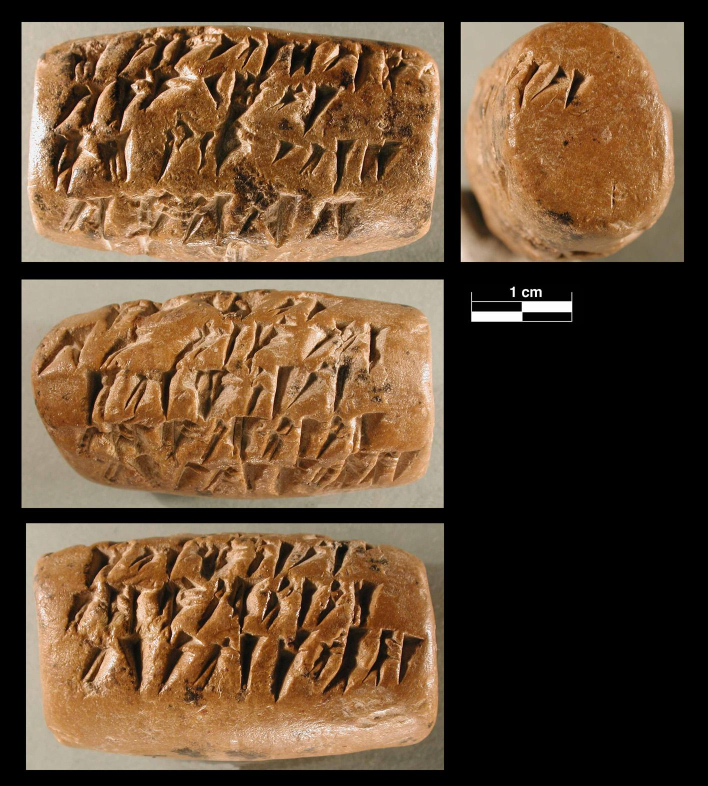
#> input picture main/modules/preprocessor/images/assets/images/ElamiteAchaemenideKingName/P382687--time--2019-02-11T00:00:00.jpg, 1416 x 1572 px (shown at 1/2 size)
$ python -i imutils.py   (imports and definitions only)   (older library calls are emulated)
#> lines starting #> are read from the running program, lines starting #| are printed output that depends on the picture; after the words box and inside, x2 and y2 are one past the last pixel; in counts of white or black regions, pixels touching at a corner belong together
#> further down, picture is the input picture: shape (1572, 1416, 3); mean B, G, R 51.4, 74.8, 99.5
# author: Kaan Eraslan
# Licence: see, LICENSE
# No warranties, use it on your own risk

import cv2
import numpy as np
import pdb


def getBlockSize(val: int, threshlist: [(int, int)]):
    "Get adjusted block size for adaptive binarization"
    threshlist.sort(key=lambda x: x[1])
    retval = None
    for arange in threshlist:
        if val >= arange[0] and val < arange[1]:
            retval = int(val * arange[0] / arange[1])
    return retval


def assertCond(var, cond: bool, printType=True):
    "Assert condition print message"
    if printType:
        assert cond, 'variable value: {0}\nits type: {1}'.format(var,
                                                                 type(var))
    else:
        assert cond, 'variable value: {0}'.format(var)


class ImageBinarizer:
    "Holds binarization operations on images"

    def __init__(self, image: np.uint8):
        assertCond(image, isinstance(image, np.ndarray))
        assertCond(image, image.dtype == 'uint8', printType=False)
        self.image = np.copy(image)
        if self.image.ndim > 2:
            self.image = cv2.cvtColor(self.image, cv2.COLOR_BGR2GRAY)
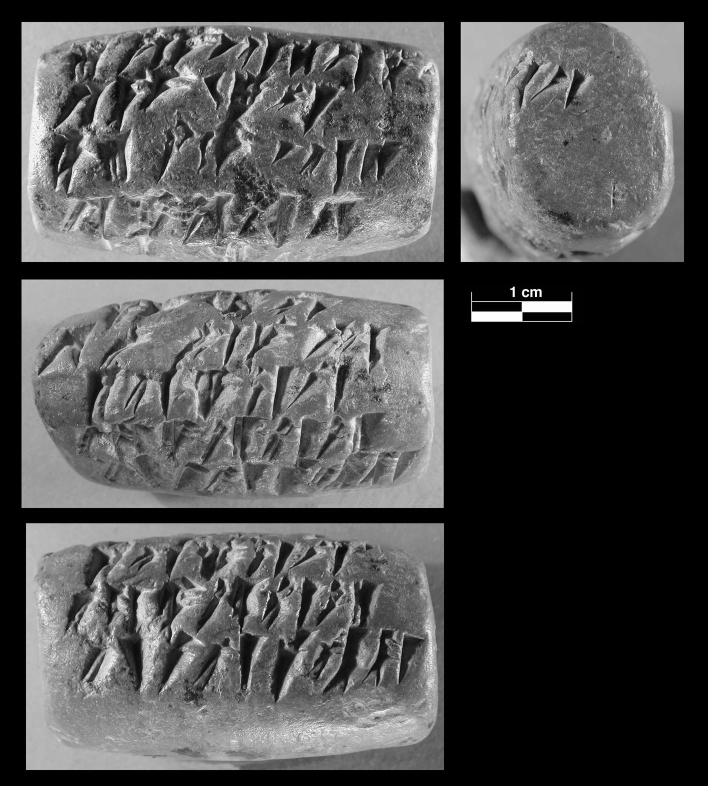
#> self.image: shape (1572, 1416) (shown at 1/2 size); min 0, max 255, mean 79.5

        # used by kmeans binarizer
        self.cluster_nb = 2
        self.iteration_nb = 10
        self.stop_criteria = (cv2.TERM_CRITERIA_EPS + cv2.TERM_CRITERIA_MAX_ITER,
                              self.iteration_nb,  # number of max iterations
                              # allowed
                              1  # minimum measure of movement signaling the
                              # convergence
                              # if the movement is below this level we consider
                              # the algorithm
                              # as converged
                              )
        self.clip_limit = 2.0
        self.frame_size = (3, 3)

        # Gaussian Blur Options if needed
        self.kernel_size = (5, 5)
        self.stddev = 0

        # adaptive thresholding options
        rownb = self.image.shape[0]
#> rownb = 1572
        colnb = self.image.shape[1]
#> colnb = 1416
        if rownb < 5 or colnb < 5:
            raise ValueError(
                'Image shape not suitable for binarization methods of this'
                ' class row shape: {}, col shape: {}'.format(rownb,
                                                             colnb))
        threshlist = [(0, 10), (10, 100),
                      (10, 200), (20, 300),
                      (50, 500), (150, 1000), (250, 1000), (50, 1000),
                      (100, 10000), (200, 10000)]

        self.v_block_size = getBlockSize(rownb, threshlist)
#> self.v_block_size = 31
        self.h_block_size = getBlockSize(colnb, threshlist)
#> self.h_block_size = 28
        if self.v_block_size % 2 == 0:
            self.v_block_size = self.v_block_size + 1
        else:
            self.v_block_size = self.v_block_size
        if self.h_block_size % 2 == 0:
            self.h_block_size = self.h_block_size + 1
#> self.h_block_size = 29
        else:
            self.h_block_size = self.h_block_size

    # [29 lines left out: functions binarizeAdaptiveMean, binarizeAdaptiveGaussian, binarizeOtsu, not called in this run]

    def binarizeOtsuGaussian(self):
        "Apply gaussian filtering before applying otsu"
        imcp = np.copy(self.image)
        blured = cv2.GaussianBlur(imcp,
                                  self.kernel_size,
                                  self.stddev)
        ret2, binimg = cv2.threshold(blured,
                                     0, 255,
                                     cv2.THRESH_BINARY+cv2.THRESH_OTSU)
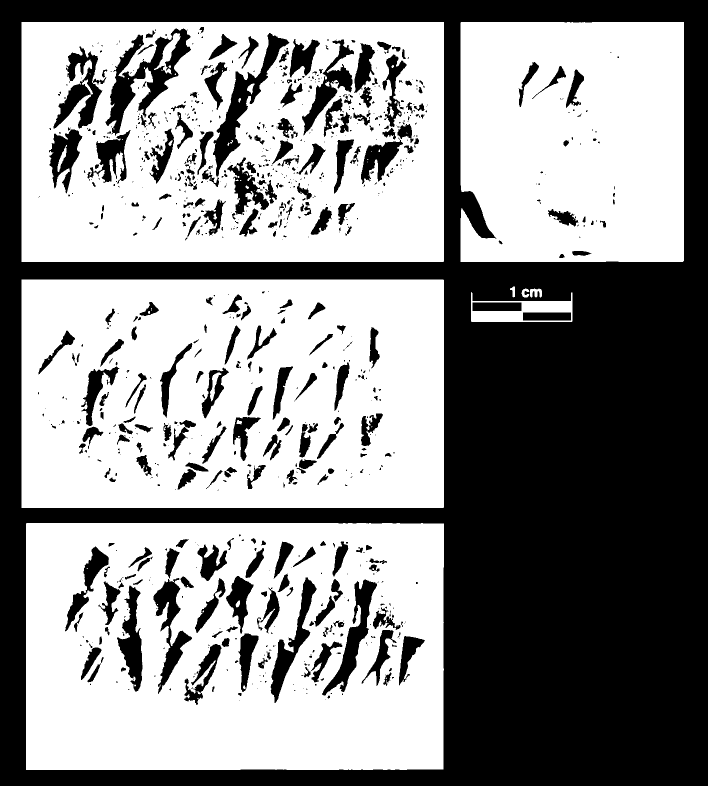
#> binimg: shape (1572, 1416) (shown at 1/2 size); 55.7% white; 901 black regions (557 under 20 px), largest, box (x1, y1, x2, y2) and area: (0, 0, 1416, 1572) 801265, (211, 57, 382, 271) 11369, (426, 66, 579, 353) 8869
#> ret2 = 72
        return binimg

    # [45 lines left out: function _k_bin, not called in this run]

    def binarize_k_means(self):
        return self._k_bin(self.image)

    # [49 lines left out: functions binarize_kbin_clahe, _kbin_clahe, binarize_kbin_hist, binarize_kbin_clahe_batches, not called in this run]


class EdgeDetector:
    "Regroups edge detection methods"

    # [21 lines left out: functions __init__, get_laplacian_edges, not called in this run]

    def getAbsImage(self, img: np.float):
        absim = np.absolute(img)
        return np.uint8(absim)

    # [23 lines left out: functions get_hsobel_edges, get_vsobel_edges, get_canny_edges, not called in this run]


class ImagePreprocessor:
    "Handler for image preprocessing"

    # [31 lines left out: functions __init__, transform_pixel_energy, not called in this run]

>>> import cv2
>>> picture = cv2.imread('assets/images/ElamiteAchaemenideKingName/P382687--time--2019-02-11T00:00:00.jpg')
>>> result = ImageBinarizer(picture).binarizeOtsuGaussian()

$ run again, on main/modules/preprocessor/images/assets/images/ElamiteAchaemenideKingName/P382689--time--2019-02-11T00:00:00.jpg
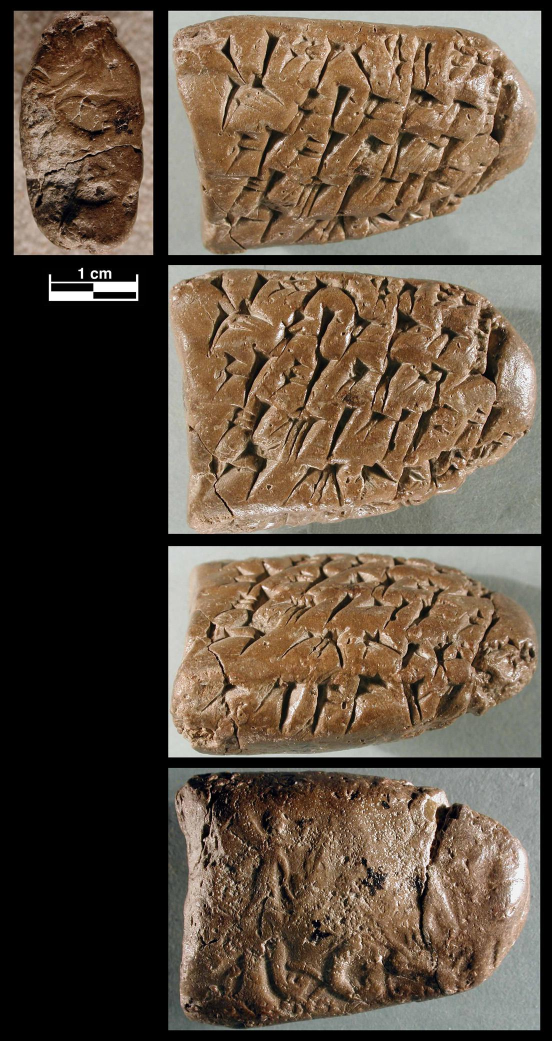
#> input picture main/modules/preprocessor/images/assets/images/ElamiteAchaemenideKingName/P382689--time--2019-02-11T00:00:00.jpg, 1104 x 2082 px (shown at 1/2 size)
#> picture is the input picture: shape (2082, 1104, 3); mean B, G, R 65.7, 80.7, 95.7
#> in __init__, `self.image = cv2.cvtColor(self.image, cv2.COLOR_BGR2GRAY)`:
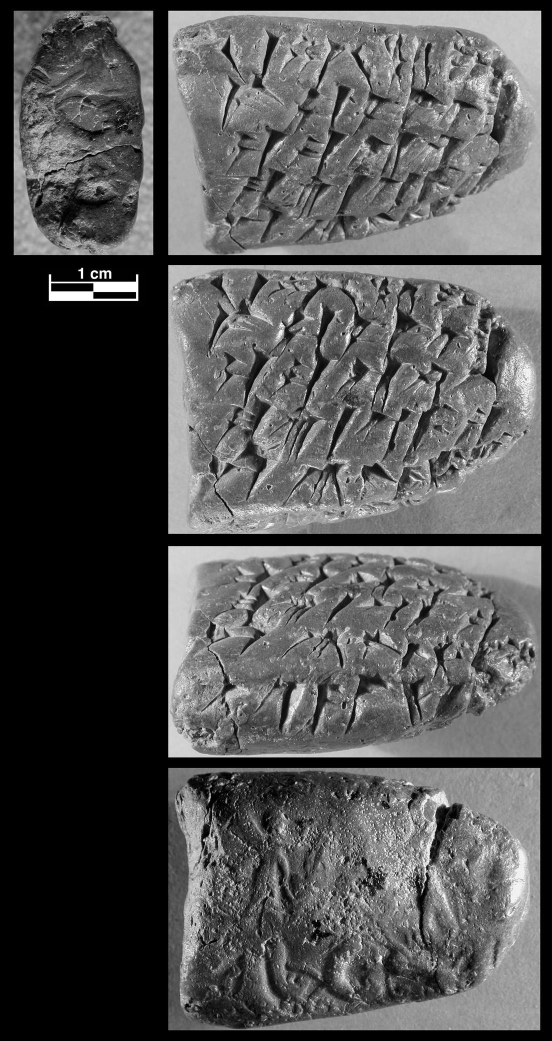
#> self.image: shape (2082, 1104) (shown at 1/2 size); min 0, max 255, mean 83.5
#> in binarizeOtsuGaussian, `ret2, binimg = cv2.threshold(blured, 0, 255, cv2.THRESH_BINARY+cv2.THR..`:
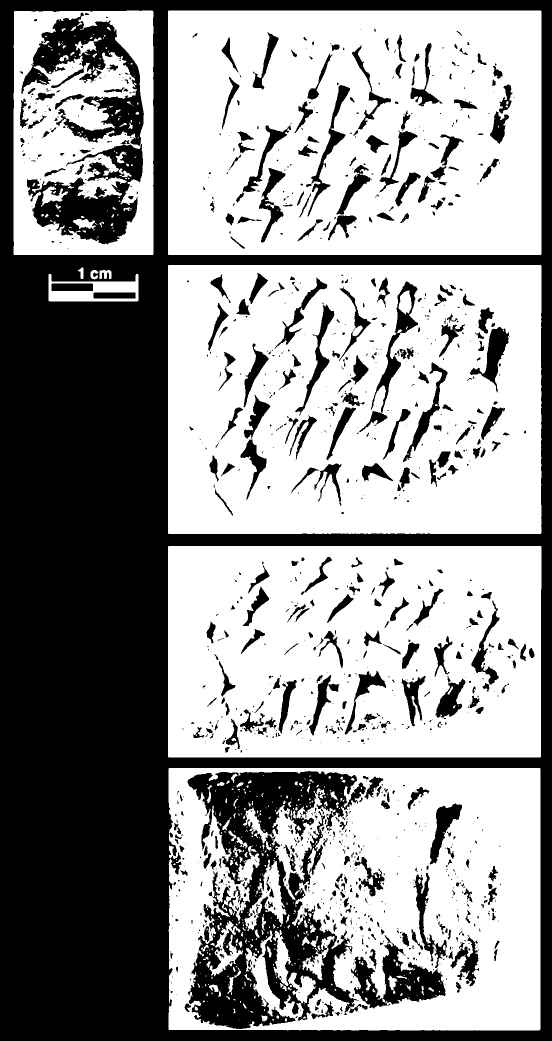
#> binimg: shape (2082, 1104) (shown at 1/2 size); 58.4% white; 1221 black regions (776 under 20 px), largest, box (x1, y1, x2, y2) and area: (0, 0, 1104, 2082) 683014, (375, 1542, 735, 2058) 82061, (43, 25, 288, 292) 22848
#> ret2 = 73

$ run again, on main/modules/preprocessor/images/assets/images/ElamiteAchaemenideKingName/P382693--time--2019-02-11T00:00:00.jpg
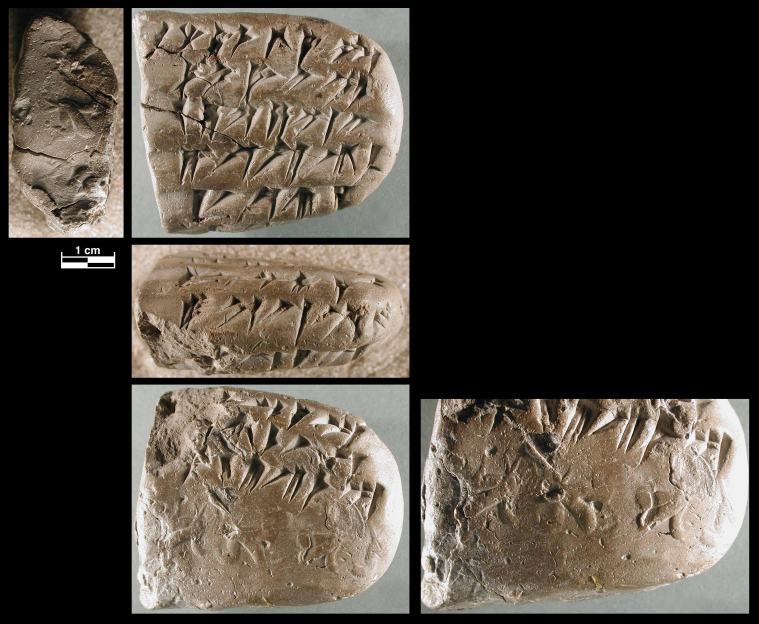
#> input picture main/modules/preprocessor/images/assets/images/ElamiteAchaemenideKingName/P382693--time--2019-02-11T00:00:00.jpg, 2276 x 1871 px (shown at 1/3 size)
#> picture is the input picture: shape (1871, 2276, 3); mean B, G, R 62.3, 71.4, 79.1
#> in __init__, `self.image = cv2.cvtColor(self.image, cv2.COLOR_BGR2GRAY)`:
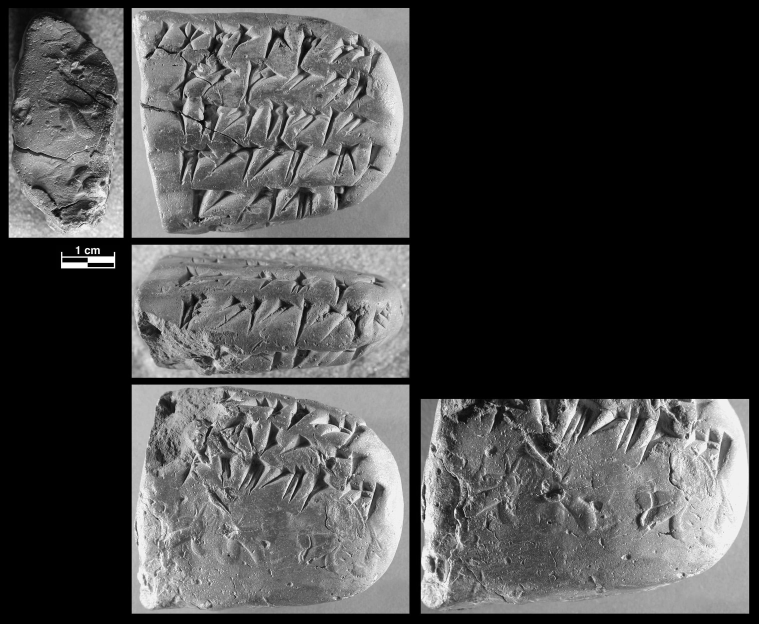
#> self.image: shape (1871, 2276) (shown at 1/3 size); min 0, max 255, mean 72.6
#> in binarizeOtsuGaussian, `ret2, binimg = cv2.threshold(blured, 0, 255, cv2.THRESH_BINARY+cv2.THR..`:
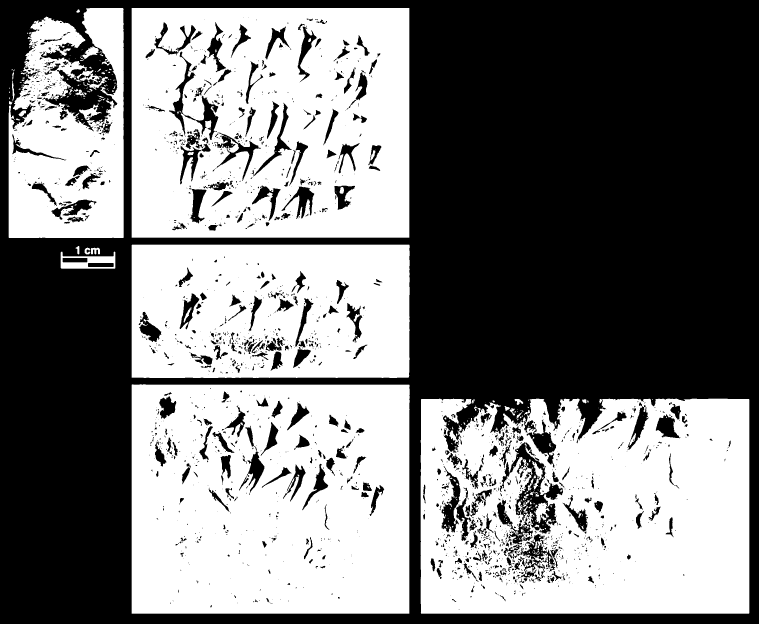
#> binimg: shape (1871, 2276) (shown at 1/3 size); 48.6% white; 436 white regions (327 under 20 px), largest, box (x1, y1, x2, y2) and area: (395, 1153, 1229, 1841) 537383, (1262, 1196, 2248, 1841) 535549, (395, 24, 1228, 713) 508082
#> ret2 = 74

$ run again, on main/modules/preprocessor/images/assets/images/ElamiteAchaemenideKingName/P382696--time--2019-02-11T00:00:00.jpg
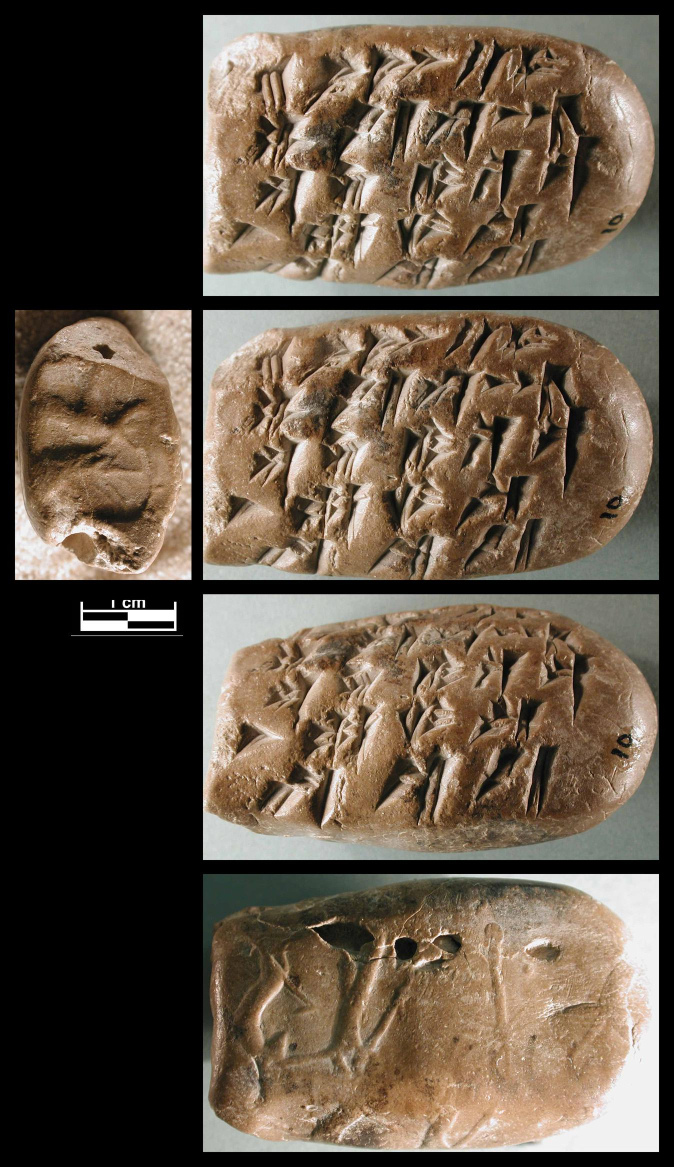
#> input picture main/modules/preprocessor/images/assets/images/ElamiteAchaemenideKingName/P382696--time--2019-02-11T00:00:00.jpg, 1348 x 2334 px (shown at 1/2 size)
#> picture is the input picture: shape (2334, 1348, 3); mean B, G, R 69, 83.7, 97.6
#> in __init__, `self.image = cv2.cvtColor(self.image, cv2.COLOR_BGR2GRAY)`:
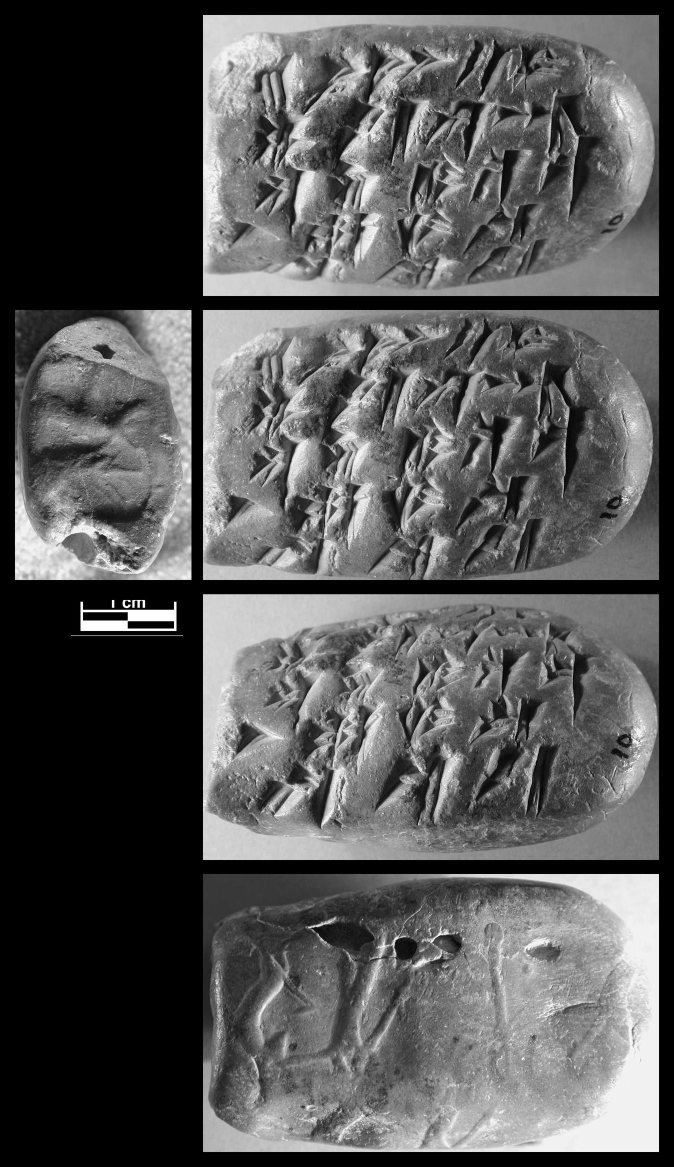
#> self.image: shape (2334, 1348) (shown at 1/2 size); min 0, max 255, mean 86.2
#> in binarizeOtsuGaussian, `ret2, binimg = cv2.threshold(blured, 0, 255, cv2.THRESH_BINARY+cv2.THR..`:
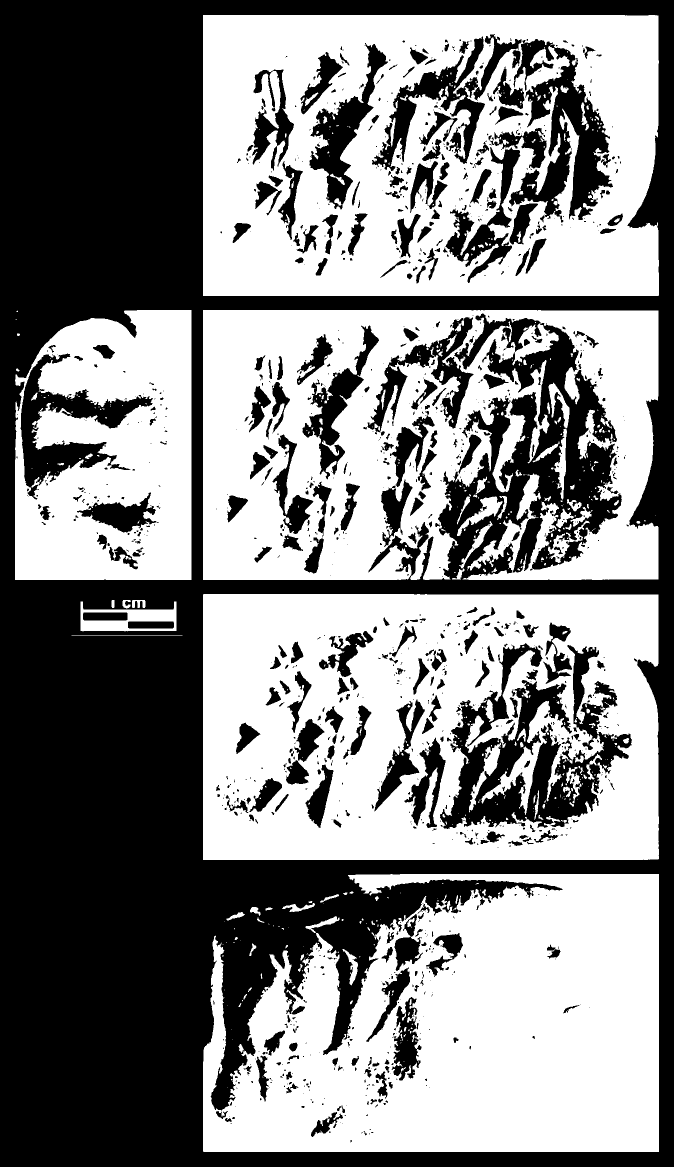
#> binimg: shape (2334, 1348) (shown at 1/2 size); 52.3% white; 1272 black regions (842 under 20 px), largest, box (x1, y1, x2, y2) and area: (0, 0, 1348, 2334) 1161874, (880, 1286, 1264, 1658) 55548, (1018, 78, 1226, 445) 30293
#> ret2 = 83
